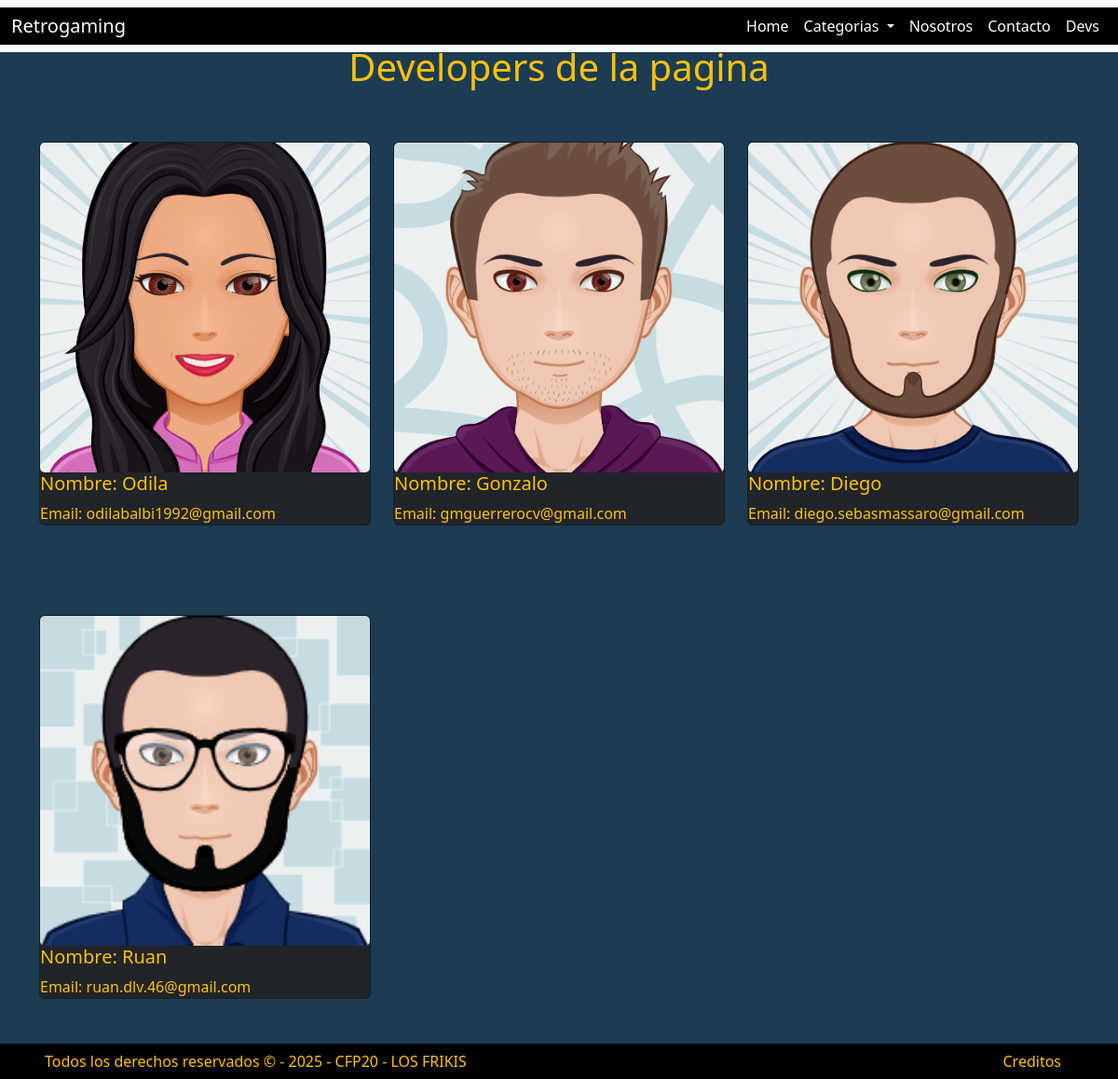
The page /index.php?sec=developers on the database its author committed.
### tables this page shows
CREATE TABLE `developers` (
  `id` int(11) NOT NULL,
  `nombre` varchar(50) NOT NULL,
  `img1` varchar(50) NOT NULL,
  `email` varchar(2000) NOT NULL
);

### class/Developers.php (called while the page is built, shortened)
<?php
class Developers {
    protected $nombre;
    protected $img1;
    protected $email;
public function lista_completa() {
        $conexion = (new Conexion())->getConexion();
        $query = "SELECT * FROM developers";
        $PDOStatament = $conexion->prepare($query);
        $PDOStatament->setFetchMode(PDO::FETCH_CLASS, self::class);
        $PDOStatament->execute();
        $resultado = $PDOStatament->fetchAll();
        return $resultado;
    }
    public function getNombre()
    {
        return $this->nombre;
    }
    public function getImg1()
    {
        return $this->img1;
    }
    public function getEmail()
    {
        return $this->email;
    }
}
?>

### views/developers.php (the view)
<?php
$developers = new Developers();
$developer = $developers->lista_completa();
?>
<div class="row">
    <h1 class="text-warning pt-5 text-center">Developers de la pagina</h1>
    <?php if (count($developer)) { ?>
        <?php foreach ($developer as $dev) { ?>
            <div class="col-4 my-5">
                <div class="card text-bg-dark">
                    <img width="400px" src="img/<?= $dev->getImg1() ?>" class="card-img" alt="imagen de: <?= $dev->getNombre() ?> ">
                    <div class="card-img-overlay">
                    </div>
                    <h5 class="card-title text-warning">Nombre: <?= $dev->getNombre() ?></h5>
                        <p class="card-text text-warning">Email: <?= $dev->getEmail() ?></p>
                </div>
            </div>
        <?php } ?>
    <?php } else { ?>
        <div class="col-12">
            <h2 class="text-center text-danger mb-5">No se encontraron los devs</h2>
        </div>
    <?php } ?>
</div>

### rows shown on the page
developers: img1 (picture), nombre "Odila", email "odilabalbi1992@gmail.com"
developers: img1 (picture), nombre "Gonzalo", email "gmguerrerocv@gmail.com"
developers: img1 (picture), nombre "Diego", email "diego.sebasmassaro@gmail.com"
developers: img1 (picture), nombre "Ruan", email "ruan.dlv.46@gmail.com"
